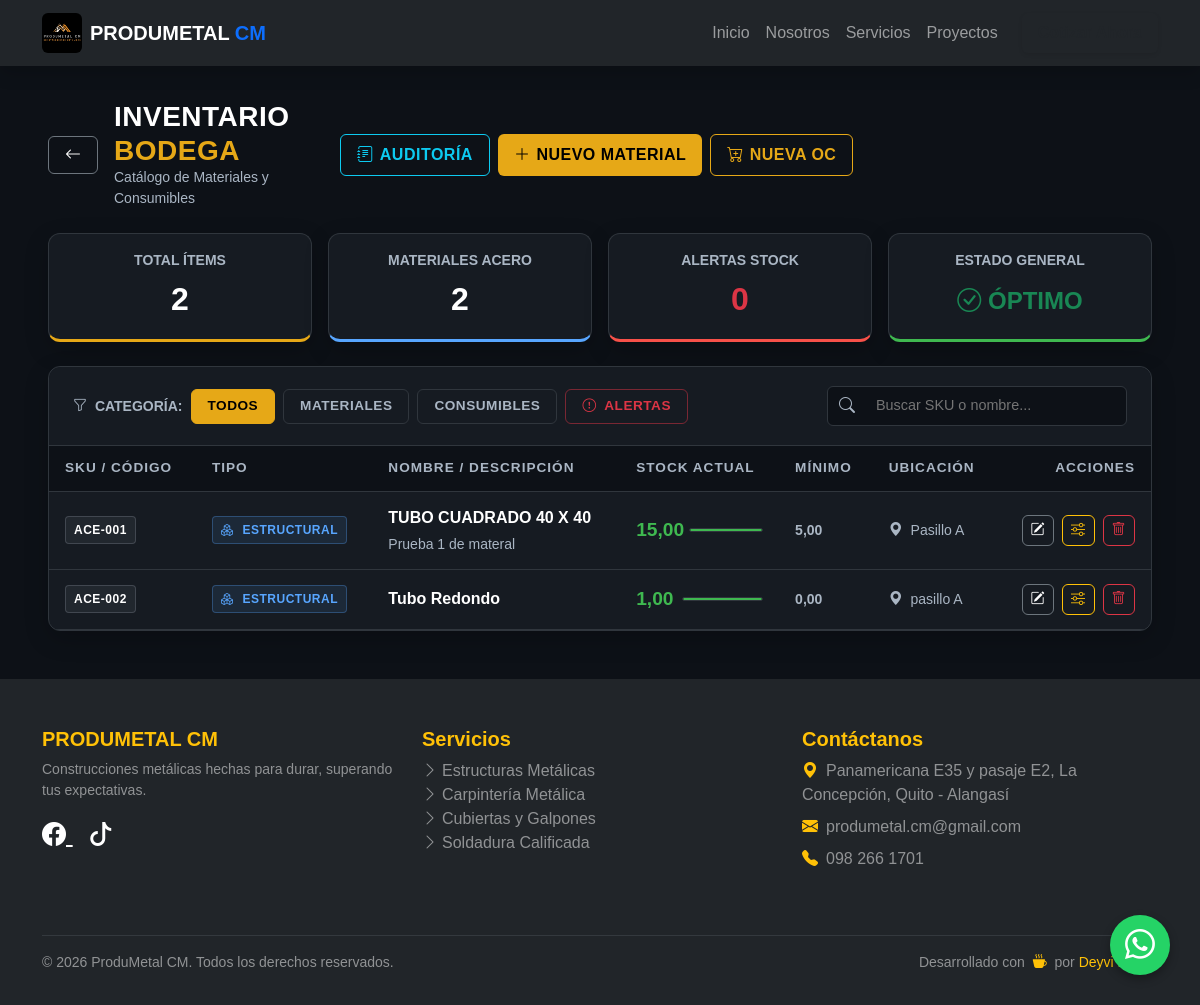
/erp/inventario/ (signed in), run on an earlier commit of the app's database.
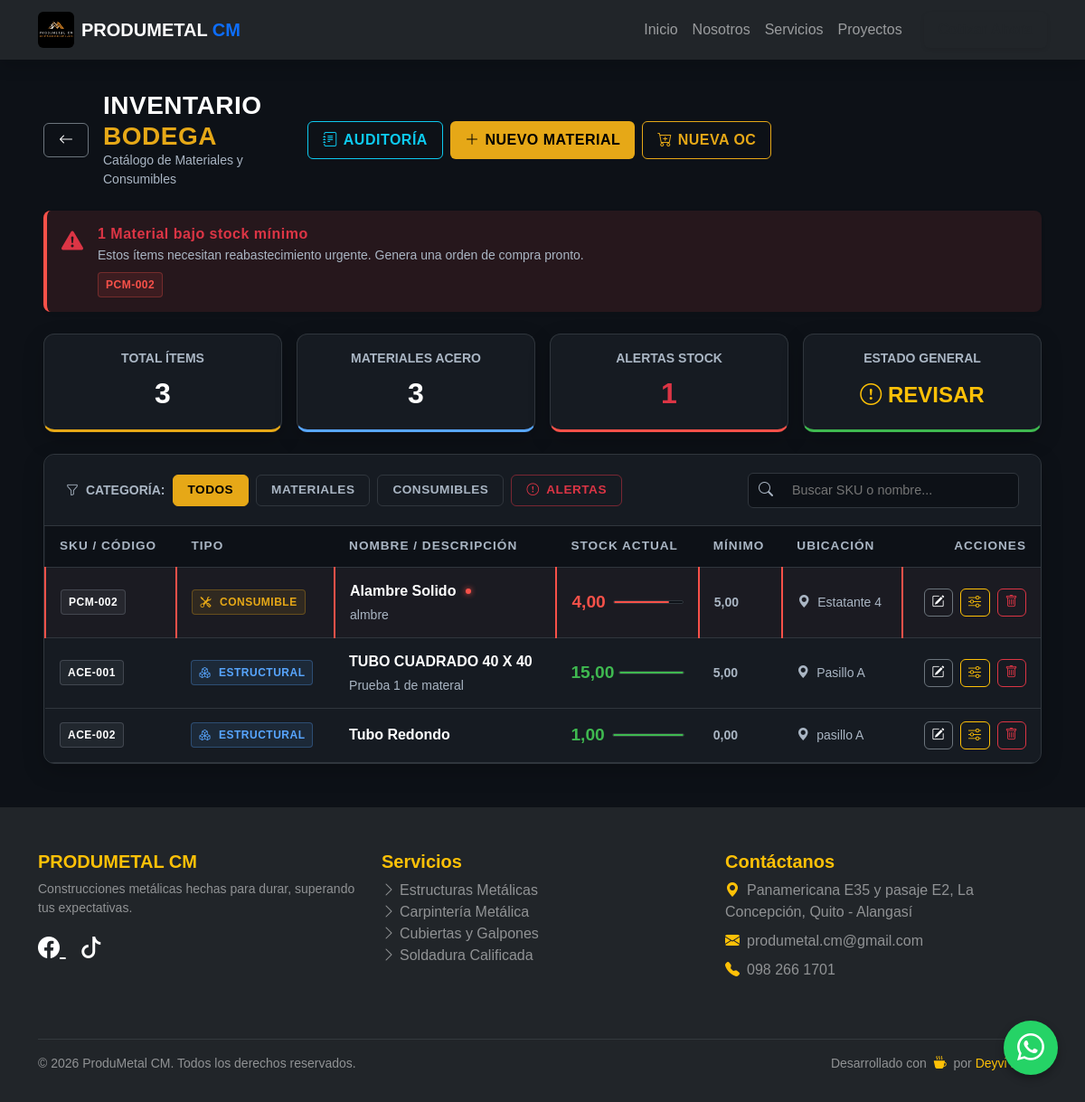
And on a later commit of the database.
### web/models.py (models this page shows, shortened)
class Material(models.Model):
    TIPO_CATEGORIA = [
        ('MATERIAL', 'Material Estructural / Acero'),
        ('CONSUMIBLE', 'Consumible / Herramienta Menor'),
    ]
    sku = models.CharField(max_length=50, unique=True, verbose_name="Código/SKU")
    nombre = models.CharField(max_length=200)
    tipo = models.CharField(max_length=20, choices=TIPO_CATEGORIA, default='MATERIAL') # <-- NUEVO FILTRO
    descripcion = models.TextField(blank=True, null=True)
    stock_actual = models.DecimalField(max_digits=10, decimal_places=2, default=0.00)
    stock_minimo = models.DecimalField(max_digits=10, decimal_places=2, default=5.00, help_text="Umbral para alertas")
    ubicacion = models.CharField(max_length=100, help_text="Ej. Pasillo A, Estante 3")
    is_active = models.BooleanField(default=True)
    class Meta:
        verbose_name_plural = "Inventario (Materiales y Consumibles)"

### web/views.py (the view)
# urls.py: path('erp/inventario/', views.inventario_actual, name='inventario_actual'),
@login_required(login_url='login')
@user_passes_test(lambda u: es_bodeguero(u) or es_admin(u), login_url='dashboard_erp')
def inventario_actual(request):
    materiales = Material.objects.filter(is_active=True).order_by('tipo', 'nombre')
    alertas = Material.objects.filter(is_active=True, stock_actual__lte=F('stock_minimo'))
    tipo_filtro = request.GET.get('tipo')
    if tipo_filtro in ['MATERIAL', 'CONSUMIBLE']:
        materiales = materiales.filter(tipo=tipo_filtro)
    alerta_filtro = request.GET.get('alerta')
    if alerta_filtro == '1':
        materiales = materiales.filter(stock_actual__lte=F('stock_minimo'))
    rol_actual = 'Administrador' if es_admin(request.user) else 'Bodeguero'
    return render(request, 'web/erp/inventario.html', {
        'materiales': materiales,
        'alertas': alertas,
        'rol': rol_actual,
    })

### web/views.py (called while the page is built)
def es_admin(user):
    return user.is_superuser

def es_bodeguero(user):
    return user.groups.filter(name='Bodeguero').exists() or user.is_superuser

### web/templates/web/erp/inventario.html (shortened to what the changed rows need)
{% extends 'web/base.html' %}
{% load static %}
{% block content %}
<div class="container-fluid px-3 px-xl-5 erp-container mb-5">
    {% if alertas %}
    <div class="alert alert-danger border-0 shadow-sm rounded-3 d-flex align-items-start mb-4" style="background: rgba(248,81,73,0.1); border-left: 4px solid var(--pm-red) !important; color: var(--pm-text);">
        <i class="bi bi-exclamation-triangle-fill fs-4 me-3 text-danger"></i>
        <div>
            <h6 class="fw-bold text-danger mb-1" style="font-family: var(--font-display); letter-spacing: 0.5px;">{{ alertas.count }} Material{{ alertas.count|pluralize }} bajo stock mínimo</h6>
            <p class="small text-muted mb-2">Estos ítems necesitan reabastecimiento urgente. Genera una orden de compra pronto.</p>
            <div class="d-flex flex-wrap gap-2">
                {% for mat in alertas %}
                    <span class="badge-soft badge-soft-danger">{{ mat.sku }}</span>
                {% endfor %}
            </div>
        </div>
    </div>
    {% endif %}
    {% with total=materiales.count %}
    <div class="stats-grid mb-4">
        <div class="card card-minimal p-3 text-center border-bottom-0" style="border-bottom: 3px solid var(--pm-amber) !important;">
            <div class="text-muted small text-uppercase fw-bold mb-1">Total Ítems</div>
            <div class="fs-2 fw-bold text-white" style="font-family: var(--font-display);">{{ total }}</div>
        </div>
        <div class="card card-minimal p-3 text-center border-bottom-0" style="border-bottom: 3px solid var(--pm-blue) !important;">
            <div class="text-muted small text-uppercase fw-bold mb-1">Materiales Acero</div>
            <div class="fs-2 fw-bold text-white" style="font-family: var(--font-display);">{{ materiales|length }}</div>
        </div>
        <div class="card card-minimal p-3 text-center border-bottom-0" style="border-bottom: 3px solid var(--pm-red) !important;">
            <div class="text-muted small text-uppercase fw-bold mb-1">Alertas Stock</div>
            <div class="fs-2 fw-bold text-danger" style="font-family: var(--font-display);">{{ alertas.count }}</div>
        </div>
        <div class="card card-minimal p-3 text-center border-bottom-0" style="border-bottom: 3px solid var(--pm-green) !important;">
            <div class="text-muted small text-uppercase fw-bold mb-1">Estado General</div>
            <div class="fs-4 fw-bold mt-2 {% if alertas.count == 0 %}text-success{% else %}text-warning{% endif %}" style="font-family: var(--font-display);">
                {% if alertas.count == 0 %}<i class="bi bi-check-circle"></i> ÓPTIMO{% else %}<i class="bi bi-exclamation-circle"></i> REVISAR{% endif %}
            </div>
        </div>
    </div>
    {% endwith %}
    <div class="card card-minimal overflow-hidden">
        <div class="table-responsive">
            <table class="table table-modern" id="invTable">
                <thead>
                    <tr>
                        <th>SKU / Código</th>
                        <th>Tipo</th>
                        <th>Nombre / Descripción</th>
                        <th style="min-width: 150px;">Stock Actual</th>
                        <th>Mínimo</th>
                        <th>Ubicación</th>
                        {% if rol == 'Administrador' %}
                            <th class="text-end">Acciones</th>
                        {% endif %}
                    </tr>
                </thead>
                <tbody>
                    {% for mat in materiales %}
                    <tr class="{% if mat.stock_actual <= mat.stock_minimo %}row-alerta{% endif %}" data-search="true" data-nombre="{{ mat.nombre|lower }}" data-sku="{{ mat.sku|lower }}">
                        <td>
                            <span class="badge-soft badge-soft-secondary text-white">{{ mat.sku }}</span>
                        </td>
                        <td>
                            {% if mat.tipo == 'MATERIAL' %}
                                <span class="badge-soft badge-soft-info"><i class="bi bi-boxes me-1"></i> Estructural</span>
                            {% else %}
                                <span class="badge-soft badge-soft-warning"><i class="bi bi-tools me-1"></i> Consumible</span>
                            {% endif %}
                        </td>
                        <td>
                            <div class="fw-bold" style="color: var(--pm-text);">
                                {{ mat.nombre }}
                                {% if mat.stock_actual <= mat.stock_minimo %}
                                    <span class="alerta-dot" title="Stock bajo mínimo"></span>
                                {% endif %}
                            </div>
                            {% if mat.descripcion %}
                                <div class="small text-muted text-truncate mt-1" style="max-width: 250px;">
                                    {{ mat.descripcion }}
                                </div>
                            {% endif %}
                        </td>
                        <td>
                            <div class="d-flex align-items-center gap-2">
                                <span class="stock-num
                                    {% if mat.stock_actual <= mat.stock_minimo %}stock-crit
                                    {% elif mat.stock_actual <= mat.stock_minimo|add:mat.stock_minimo %}stock-warn
                                    {% else %}stock-ok{% endif %}">
                                    {{ mat.stock_actual }}
                                </span>
                                <div class="stock-bar-bg w-100">
                                    <div class="stock-bar-fill
                                        {% if mat.stock_actual <= mat.stock_minimo %}fill-crit
                                        {% elif mat.stock_actual <= mat.stock_minimo|add:mat.stock_minimo %}fill-warn
                                        {% else %}fill-ok{% endif %}"
                                        style="width: {% if mat.stock_minimo > 0 %}{% widthratio mat.stock_actual mat.stock_minimo 100 %}{% else %}100{% endif %}%; max-width: 100%;">
                                    </div>
                                </div>
                            </div>
                        </td>
                        <td class="text-muted small fw-bold">
                            {{ mat.stock_minimo }}
                        </td>
                        <td class="text-muted small">
                            <i class="bi bi-geo-alt-fill me-1 text-secondary"></i> {{ mat.ubicacion }}
                        </td>
                        {% if rol == 'Administrador' %}
                            <td class="text-end">
                                <div class="d-flex justify-content-end gap-2">
                                    <a href="{% url 'editar_material' mat.id %}" class="btn btn-sm btn-outline-secondary btn-minimal px-2 py-1 text-white border-secondary" title="Editar Catálogo">
                                        <i class="bi bi-pencil-square"></i>
                                    </a>
                                    <a href="{% url 'realizar_ajuste' mat.id %}" class="btn btn-sm btn-outline-warning btn-minimal px-2 py-1 border-warning" title="Ajuste Manual">
                                        <i class="bi bi-sliders"></i>
                                    </a>
                                    <a href="{% url 'eliminar_material' mat.id %}" class="btn btn-sm btn-outline-danger btn-minimal px-2 py-1 border-danger" title="Eliminar / Desactivar" onclick="return confirm('¿Estás seguro de eliminar {{ mat.nombre }}?\n\nSi el material tiene historial de movimientos (ha sido comprado o usado), el sistema solo lo desactivará para no alterar la auditoría.');">
                                        <i class="bi bi-trash"></i>
                                    </a>
                                </div>
                            </td>
                        {% endif %}
                    </tr>
                    {% endfor %}
                </tbody>
            </table>
        </div>
    </div>
</div>
{% endblock %}

What changed in the data, as far as the page shows it:
added Material: sku "PCM-002", tipo "CONSUMIBLE" (drawn), nombre "Alambre Solido", descripcion "almbre", stock_actual "4,00", stock_minimo "5,00", ubicacion "Estatante 4"
Also different on the page:
{{ alertas.count }}: (not shown) → "1"
{{ total }}: "2" → "3"
{{ materiales|length }}: "2" → "3"
{{ alertas.count }}: "0" → "1"
text no longer shown: "ÓPTIMO"
text now shown: "Material bajo stock mínimo Estos ítems necesitan reabastecimiento urgente. Genera una orden de compra pronto. REVISAR"
